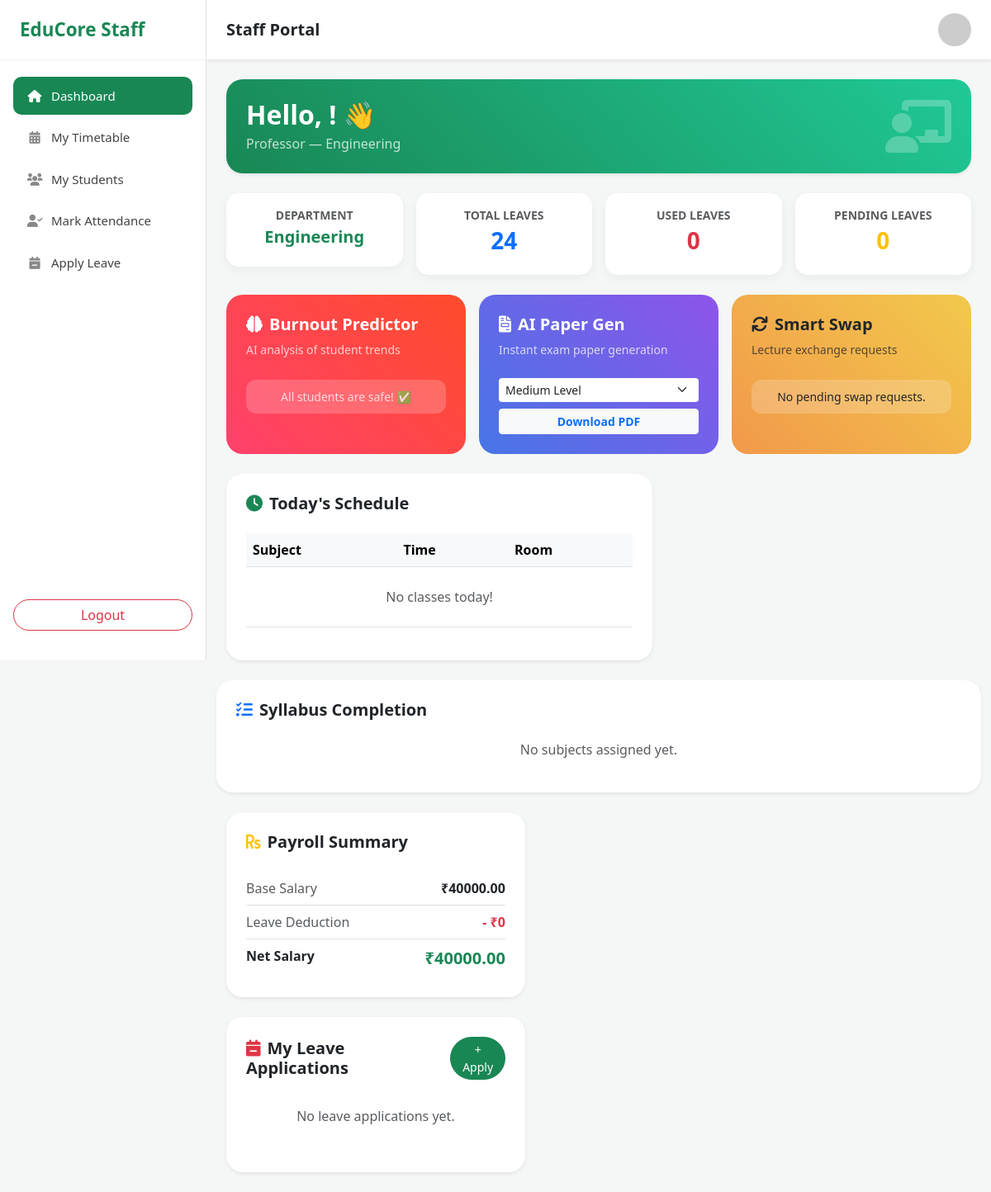
Screenshot of /staff/dashboard/ (signed in) with the database file from the repository.
### accounts/models.py (models this page shows, shortened)
class StaffProfile(models.Model):
    user = models.OneToOneField('CustomUser', on_delete=models.CASCADE)
    staff_id = models.CharField(max_length=20, unique=True)
    department = models.CharField(max_length=100)
    designation = models.CharField(max_length=100, default='Not Assigned', null=True, blank=True)
    base_salary = models.DecimalField(max_digits=10, decimal_places=2, default=0.0)
    total_leaves = models.IntegerField(default=24)
    used_leaves = models.IntegerField(default=0)

### staff/views.py (the view)
# urls.py: path('staff/', include('staff.urls')),  # staff_dashboard yahan se aayega
@login_required(login_url='/staff/login/')
def staff_dashboard(request):
    user = request.user
    try:
        staff = AccountStaffProfile.objects.get(user=user)
    except AccountStaffProfile.DoesNotExist:
        messages.error(request, 'Staff profile nahi mila!')
        return redirect('login')
    pending_leaves = LeaveApplication.objects.filter(staff=staff, status='Pending').count()
    leave_applications = LeaveApplication.objects.filter(staff=staff).order_by('-applied_on')[:5]
    risk_students = StudentPerformance.objects.none()
    pending_swaps = LectureSwapRequest.objects.none()
    syllabus_list = SyllabusProgress.objects.none()
    context = {
        'staff': staff,
        'today_schedule': [],
        'pending_leaves': pending_leaves,
        'leave_applications': leave_applications,
        'monthly_salary': staff.base_salary,
        'deduction': 0,
        'net_salary': staff.base_salary,
        'risk_students': risk_students,
        'pending_swaps': pending_swaps,
        'syllabus_list': syllabus_list,
    }
    return render(request, 'staff/staff_dashboard.html', context)

### college_erp/templates/staff/staff_dashboard.html (shortened to what this page needs)
{% load static %}
<!DOCTYPE html>
<html lang="en">
<head>
    <link href="https://cdn.jsdelivr.net/npm/bootstrap@5.3.0/dist/css/bootstrap.min.css" rel="stylesheet">
    <link rel="stylesheet" href="https://cdnjs.cloudflare.com/ajax/libs/font-awesome/6.0.0/css/all.min.css">
</head>
<body>
<div id="wrapper">
    <div id="sidebar-wrapper">
        <div class="sidebar-heading">EduCore Staff</div>
        <div class="p-2 mt-2">
            <a href="{% url 'staff_dashboard' %}" class="nav-link-item active">
                <i class="fas fa-home"></i> Dashboard
            </a>
            <a href="{% url 'staff_timetable' %}" class="nav-link-item">
                <i class="fas fa-calendar-alt"></i> My Timetable
            </a>
            <a href="{% url 'staff_students' %}" class="nav-link-item">
                <i class="fas fa-users"></i> My Students
            </a>
            <a href="{% url 'staff_mark_attendance' %}" class="nav-link-item">
                <i class="fas fa-user-check"></i> Mark Attendance
            </a>
            <a href="{% url 'apply_leave' %}" class="nav-link-item">
                <i class="fas fa-calendar-minus"></i> Apply Leave
            </a>
        </div>
        <div class="p-3" style="position: absolute; bottom: 20px; width: 100%;">
            <a href="{% url 'logout' %}" class="btn btn-outline-danger w-100 rounded-pill">Logout</a>
        </div>
    </div>
    <div id="page-content-wrapper">
        <nav class="navbar navbar-light bg-white py-3 px-4 shadow-sm">
            <h5 class="mb-0 fw-bold">Staff Portal</h5>
            <div class="ms-auto d-flex align-items-center">
                <img src="https://ui-avatars.com/api/?name={{ staff.user.username }}&background=198754&color=fff" class="rounded-circle" width="40">
            </div>
        </nav>
        <div class="container-fluid p-4">
            <div class="card border-0 shadow-sm p-4 mb-4 text-white" style="background: linear-gradient(45deg, #198754, #20c997); border-radius: 20px;">
                <div class="d-flex justify-content-between align-items-center">
                    <div>
                        <h2 class="fw-bold mb-1">Hello, {{ staff.user.first_name }}! 👋</h2>
                        <p class="mb-0 opacity-75">{{ staff.designation }} — {{ staff.department }}</p>
                    </div>
                    <i class="fas fa-chalkboard-teacher fa-4x opacity-25"></i>
                </div>
            </div>
            <div class="row g-3 mb-4">
                <div class="col-md-3">
                    <div class="card p-3 stat-card text-center">
                        <small class="text-muted fw-bold">DEPARTMENT</small>
                        <h5 class="fw-bold text-success mt-1">{{ staff.department }}</h5>
                    </div>
                </div>
                <div class="col-md-3">
                    <div class="card p-3 stat-card text-center">
                        <small class="text-muted fw-bold">TOTAL LEAVES</small>
                        <h3 class="fw-bold text-primary mt-1">{{ staff.total_leaves }}</h3>
                    </div>
                </div>
                <div class="col-md-3">
                    <div class="card p-3 stat-card text-center">
                        <small class="text-muted fw-bold">USED LEAVES</small>
                        <h3 class="fw-bold text-danger mt-1">{{ staff.used_leaves }}</h3>
                    </div>
                </div>
                <div class="col-md-3">
                    <div class="card p-3 stat-card text-center">
                        <small class="text-muted fw-bold">PENDING LEAVES</small>
                        <h3 class="fw-bold text-warning mt-1">{{ pending_leaves }}</h3>
                    </div>
                </div>
            </div>
            <div class="row g-3 mb-4">
                <div class="col-md-4">
                    <div class="card p-4 advanced-card bg-burnout h-100">
                        <h5 class="fw-bold"><i class="fas fa-brain me-2"></i>Burnout Predictor</h5>
                        <p class="small opacity-75">AI analysis of student trends</p>
                        <div class="glass-inner">
                            {% for student in risk_students %}
                         <div class="d-flex justify-content-between small border-bottom border-light mb-1 pb-1">
                                <span>{{ student.student_name }}</span>
                                <span class="badge bg-white text-danger">{{ student.attendance_percentage }}%</span>
                        </div>
                         {% empty %}
                             <p class="small text-center mb-0 text-white opacity-75">All students are safe! ✅</p>
                        {% endfor %}
                        </div>
                    </div>
                </div>
                <div class="col-md-4">
                    <div class="card p-4 advanced-card bg-paper h-100">
                        <h5 class="fw-bold"><i class="fas fa-file-invoice me-2"></i>AI Paper Gen</h5>
                        <p class="small opacity-75">Instant exam paper generation</p>
                        <form action="{% url 'generate_paper' %}" method="GET" class="mt-2">
                            <select name="difficulty" class="form-select form-select-sm border-0 mb-2">
                                <option value="Medium">Medium Level</option>
                            </select>
                            <button type="submit" class="btn btn-light btn-sm w-100 fw-bold text-primary">Download PDF</button>
                        </form>
                    </div>
                </div>
                <div class="col-md-4">
                    <div class="card p-4 advanced-card bg-swap h-100 text-dark">
                        <h5 class="fw-bold"><i class="fas fa-sync me-2"></i>Smart Swap</h5>
                        <p class="small opacity-75">Lecture exchange requests</p>
                        <div class="glass-inner text-dark">
                            {% for swap in pending_swaps %}
                                <div class="d-flex justify-content-between align-items-center mb-1">
                                    <span class="small fw-bold">{{ swap.from_teacher.first_name }}</span>
                                    <a href="{% url 'handle_swap' swap.id 'accept' %}" class="btn btn-dark btn-xs py-0 px-2" style="font-size: 10px;">Accept</a>
                                </div>
                            {% empty %}
                                <p class="small text-center mb-0">No pending swap requests.</p>
                            {% endfor %}
                        </div>
                    </div>
                </div>
            </div>
            <div class="row g-4">
                <div class="col-lg-7">
                    <div class="card border-0 shadow-sm p-4" style="border-radius: 20px;">
                        <h5 class="fw-bold mb-4"><i class="fas fa-clock text-success me-2"></i>Today's Schedule</h5>
                        <div class="table-responsive">
                            <table class="table table-hover align-middle">
                                <thead class="table-light">
                                    <tr>
                                        <th>Subject</th>
                                        <th>Time</th>
                                        <th>Room</th>
                                    </tr>
                                </thead>
                                <tbody>
                                    {% for slot in today_schedule %}
                                    <tr>
                                        <td><strong>{{ slot.subject.name }}</strong></td>
                                        <td><span class="badge bg-light text-dark">{{ slot.start_time|time:"H:i" }} - {{ slot.end_time|time:"H:i" }}</span></td>
                                        <td><span class="badge bg-success text-white">Room {{ slot.room_number }}</span></td>
                                    </tr>
                                    {% empty %}
                                    <tr>
                                        <td colspan="3" class="text-center py-4 text-muted">No classes today!</td>
                                    </tr>
                                    {% endfor %}
                                </tbody>
                            </table>
                        </div>
                    </div>
                </div>
                <div class="card border-0 shadow-sm p-4 mt-4" style="border-radius: 20px;">
    <h5 class="fw-bold mb-4"><i class="fas fa-tasks text-primary me-2"></i>Syllabus Completion</h5>
    {% for item in syllabus_list %}
    <div class="mb-3">
        <div class="d-flex justify-content-between mb-1">
            <span class="fw-bold">{{ item.subject_name }}</span>
            <span class="text-muted">{{ item.percentage }}%</span>
        </div>
        <div class="progress" style="height: 10px; border-radius: 5px;">
            <div class="progress-bar bg-primary" role="progressbar"
                     style="width: {{ item.percentage }}%;"
                     aria-valuenow="{{ item.percentage }}" aria-valuemin="0" aria-valuemax="100">
            </div>
        </div>
    </div>
    {% empty %}
    <p class="text-muted text-center">No subjects assigned yet.</p>
    {% endfor %}
</div>
                <div class="col-lg-5">
                    <div class="card border-0 shadow-sm p-4" style="border-radius: 20px;">
                        <h5 class="fw-bold mb-4"><i class="fas fa-rupee-sign text-warning me-2"></i>Payroll Summary</h5>
                        <div class="d-flex justify-content-between py-2 border-bottom">
                            <span class="text-muted">Base Salary</span>
                            <span class="fw-bold">₹{{ monthly_salary }}</span>
                        </div>
                        <div class="d-flex justify-content-between py-2 border-bottom">
                            <span class="text-muted">Leave Deduction</span>
                            <span class="fw-bold text-danger">- ₹{{ deduction }}</span>
                        </div>
                        <div class="d-flex justify-content-between py-2">
                            <span class="fw-bold">Net Salary</span>
                            <span class="fw-bold text-success fs-5">₹{{ net_salary }}</span>
                        </div>
                    </div>
                    <div class="card border-0 shadow-sm p-4 mt-4" style="border-radius: 20px;">
                        <div class="d-flex justify-content-between align-items-center mb-3">
                            <h5 class="fw-bold mb-0"><i class="fas fa-calendar-minus text-danger me-2"></i>My Leave Applications</h5>
                            <a href="{% url 'apply_leave' %}" class="btn btn-sm btn-success rounded-pill">+ Apply</a>
                        </div>
                        {% for leave in leave_applications %}
                        <div class="d-flex justify-content-between align-items-center py-2 border-bottom">
                            <div>
                                <p class="mb-0 fw-bold" style="font-size:14px;">{{ leave.leave_type }}</p>
                                <small class="text-muted">{{ leave.from_date }} to {{ leave.to_date }}</small>
                            </div>
                            <span class="badge {% if leave.status == 'Approved' %}bg-success{% elif leave.status == 'Rejected' %}bg-danger{% else %}bg-warning text-dark{% endif %}">{{ leave.status }}</span>
                        </div>
                        {% empty %}
                        <p class="text-muted text-center py-3">No leave applications yet.</p>
                        {% endfor %}
                    </div>
                </div>
            </div>
        </div>
    </div>
</div>
</body>
</html>

### college_erp/templates/staff/staff_dashboard.html (style rules this page uses)
body { background-color: #f4f7f6; font-family: 'Segoe UI', sans-serif; margin: 0; }
#wrapper { display: flex; min-height: 100vh; }
#sidebar-wrapper { min-width: 250px; max-width: 250px; min-height: 100vh; background: #fff; border-right: 1px solid #e0e0e0; position: fixed; top: 0; left: 0; z-index: 100; }
#page-content-wrapper { margin-left: 250px; width: calc(100% - 250px); }
.sidebar-heading { padding: 1.2rem 1.5rem; font-size: 1.4rem; font-weight: 700; color: #198754; border-bottom: 1px solid #f0f0f0; }
.nav-link-item { display: flex; align-items: center; gap: 10px; padding: 12px 16px; margin: 4px 8px; border-radius: 10px; color: #444; text-decoration: none; font-size: 15px; transition: 0.2s; }
.nav-link-item.active { background: #198754; color: #fff; }
.nav-link-item.active i { color: #fff; }
.nav-link-item i { width: 20px; text-align: center; color: #888; }
.stat-card { border-radius: 15px; border: none; box-shadow: 0 4px 12px rgba(0,0,0,0.05); }
.advanced-card { border-radius: 20px; border: none; transition: 0.3s; color: white; position: relative; overflow: hidden; }
.bg-burnout { background: linear-gradient(45deg, #ff416c, #ff4b2b); }
.bg-paper { background: linear-gradient(45deg, #4776e6, #8e54e9); }
.bg-swap { background: linear-gradient(45deg, #f2994a, #f2c94c); }
.glass-inner { background: rgba(255, 255, 255, 0.2); backdrop-filter: blur(5px); border-radius: 12px; padding: 10px; margin-top: 10px; }

### rows the page displays
StaffProfile: designation "Professor", department "Engineering", total_leaves "24", used_leaves "0", base_salary "40000.00"

### other values shown
{{ pending_leaves }} "0"
{{ deduction }} "0"
